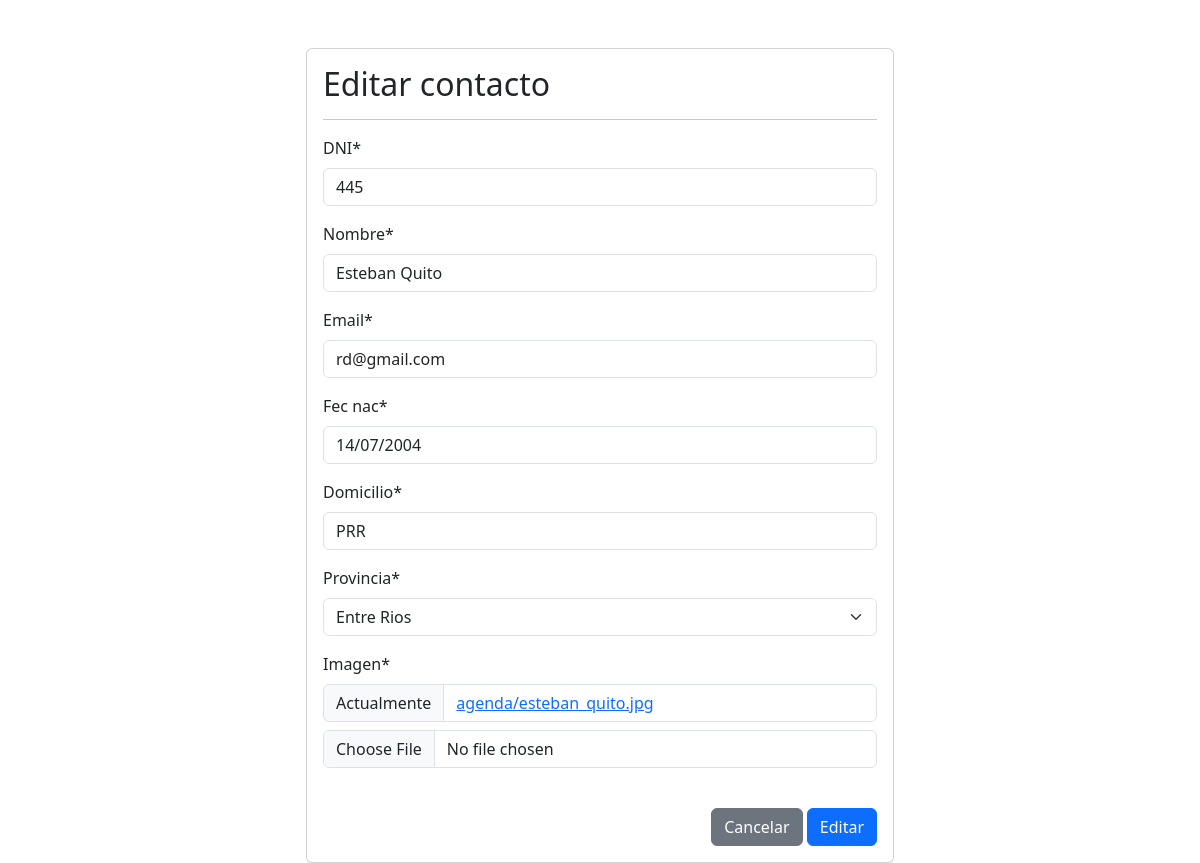
/modificar-contacto/7/, run on the app's committed database.
### agenda/models.py (models this page shows, shortened)
class Agenda(models.Model):
    DNI = models.CharField(max_length=8, unique=True)
    nombre = models.CharField(max_length=100)
    email = models.EmailField()
    fec_nac = models.DateField()
    domicilio = models.CharField( max_length=100)
    provincia = models.ForeignKey(Provincia, on_delete=models.CASCADE)
    imagen = models.ImageField(upload_to='agenda', null=True)
    class Meta:
        verbose_name = "Agenda"
        verbose_name_plural = "agendas"
        db_table = "agenda"

class Provincia(models.Model):
    nombre = models.CharField(max_length=100)
    class Meta:
        verbose_name = "Provincia"
        verbose_name_plural = "provincias"
        db_table = "provincia"
    def __str__(self):
        return self.nombre

### agenda/views.py (the view, shortened to what this page needs)
# urls.py: path('modificar-contacto/<id>/', modificar_contacto, name="modificar_contacto"),
def modificar_contacto(request, id):
    contacto = get_object_or_404(Agenda, id=id)
    data = {
        'form': AgendaForm(instance=contacto)
    }
    return render(request, 'agenda/modificar_contacto.html', context=data)

### agenda/forms.py
class AgendaForm(forms.ModelForm):
    class Meta:
        model = Agenda
        fields = '__all__'

### agenda/templates/agenda/modificar_contacto.html (shortened to what this page needs)
<!DOCTYPE html>
<html lang="es">
<head>
    <link href="https://cdn.jsdelivr.net/npm/bootstrap@5.3.2/dist/css/bootstrap.min.css" rel="stylesheet">
</head>
{% load crispy_forms_tags %}
<body>
    <div id="contenido">
        <br>
        <br>
    <div class="row">
        <div class="col-12 col-md-6 offset-md-3">
            <div class="card">
                <div class="card-body">
                    <h2>Editar contacto</h2>
            <hr>
            <form action="" class="" method="post" enctype="multipart/form-data">
                {{ form | crispy  }}
                <br>
                <div class="d-flex justify-content-end">
                    <input type="reset" value="Cancelar" class="btn btn-secondary">
                    <button type="submit" id="btnEnviar" class="btn btn-primary">Editar</button>
                </div>
            </form>
                </div>
            </div>
        </div>
    </div>
</body>
</html>

### data on the page
Agenda: DNI "445", nombre "Esteban Quito", email "rd@gmail.com", fec_nac "14/07/2004", domicilio "PRR", provincia "Entre Rios"
